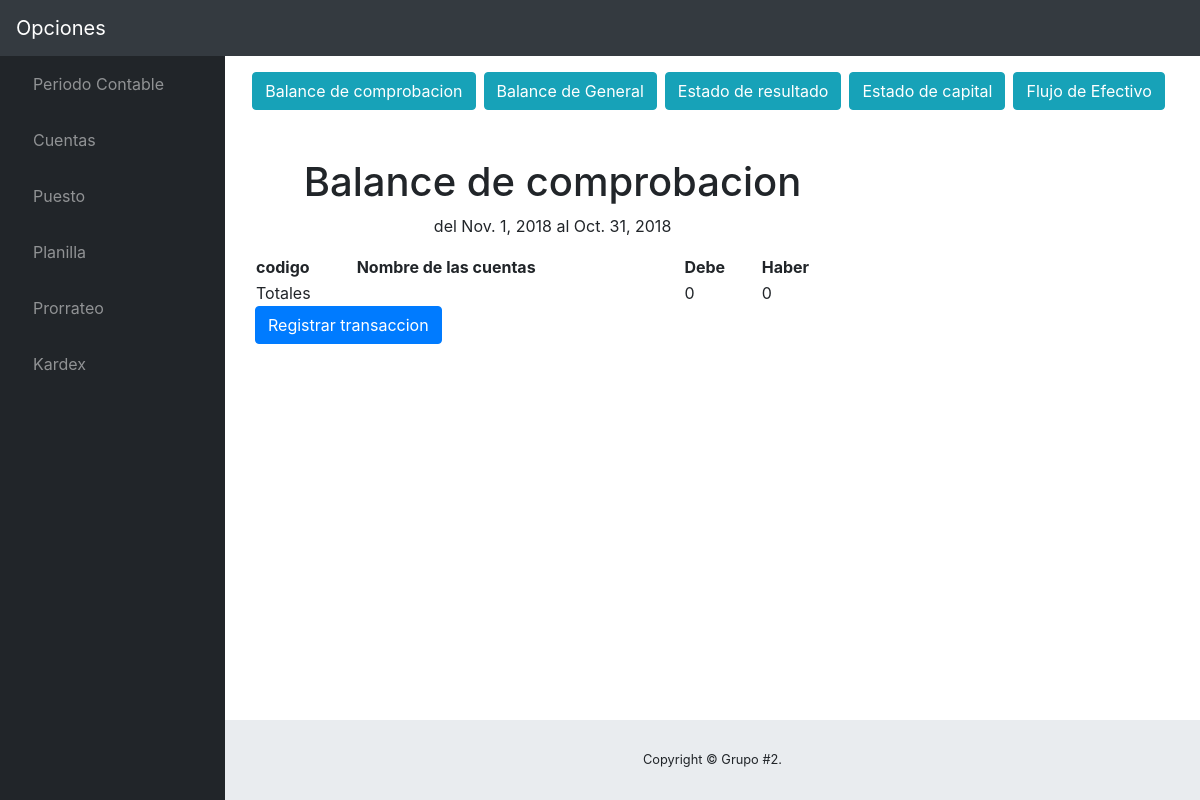
Before: /3/estados/ with the older database file.
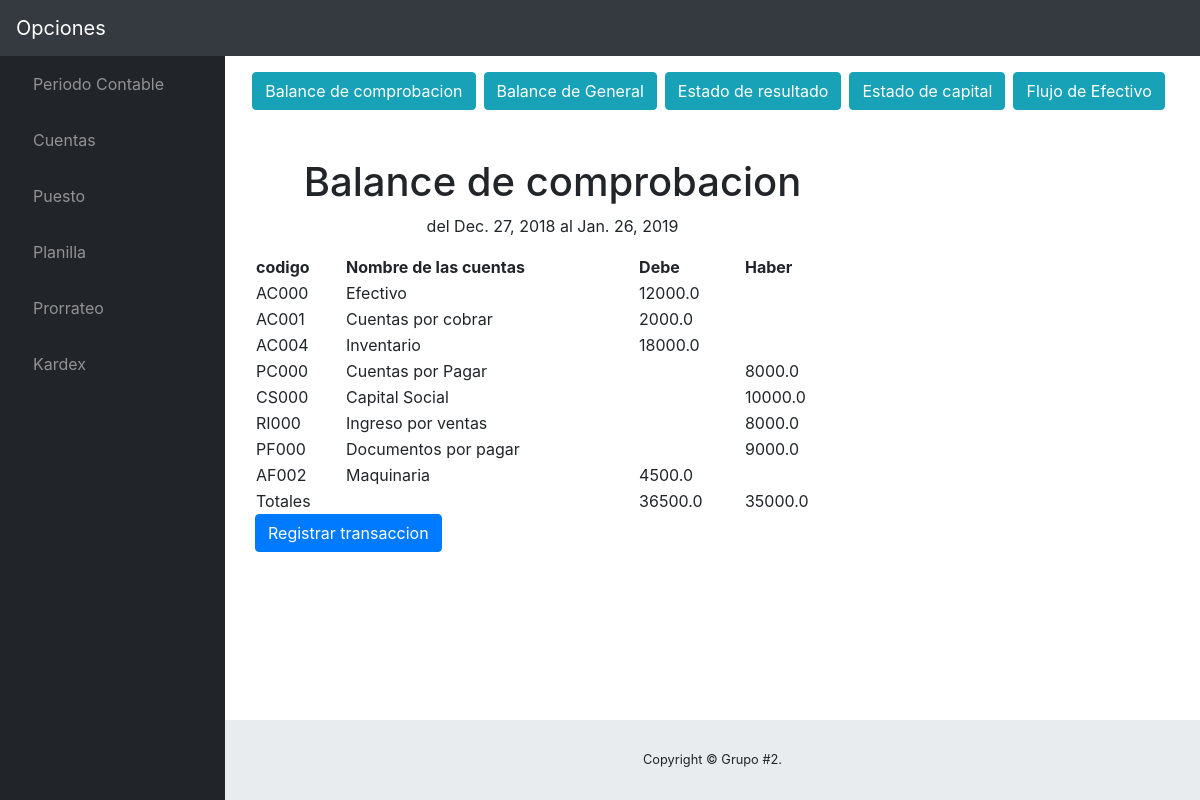
After: the same page with the newer database file.
### contable/models.py (models this page shows, shortened)
class PeriodoContable(models.Model):
	fecha_inicio = models.DateField()
	fecha_final = models.DateField()
	usr_aperturo = models.CharField(max_length=20, blank=False)
	usr_cerro = models.CharField(max_length=20, blank=True)
	activo = models.BooleanField(default=True)

class LibroMayor(models.Model):
	cuenta = models.CharField(max_length=100)
	codCuenta=models.CharField(max_length=10)
	saldoDeudor = models.FloatField()
	saldoAcreedor = models.FloatField()
	estado = models.BooleanField(default=True)
	periodo = models.ForeignKey(PeriodoContable, on_delete=models.CASCADE)
	saldo =models.FloatField(default=0.00)
	class Meta:
		verbose_name='LibroMayor'
		verbose_name_plural='LibroMayor'

### contable/views.py (the view)
# urls.py: url(r'^(?P<periodo_id>[0-9]+)/estados/$',estados, name='estados'),#Mostrar los estados financieros
def estados (request,periodo_id):
	template=loader.get_template('Main/estados.html')
	periodo= get_object_or_404(PeriodoContable,pk=periodo_id)
	cuentasT = LibroMayor.objects.filter(periodo=periodo)
	debe =0
	haber =0
	for t in periodo.libromayor_set.all() :
		t.saldo=t.saldoDeudor - t.saldoAcreedor
		if t.saldo < 0 :
			t.saldo = t.saldo*(-1)
			haber += t.saldo
		else :
			debe +=t.saldo
		t.save()
	iniciarCuenta('UT')
	util =0
	libR = LibroMayor.objects.filter(periodo=periodo,codCuenta__contains ='R')
	for t in libR :
		util += t.saldoAcreedor-t.saldoDeudor
	activoC = LibroMayor.objects.filter(periodo=periodo,codCuenta__contains='AC')
	activoF = LibroMayor.objects.filter(periodo=periodo,codCuenta__contains='AF')
	activoD = LibroMayor.objects.filter(periodo=periodo,codCuenta__contains='AD')
	activoK = LibroMayor.objects.filter(periodo=periodo,codCuenta__contains='AK')
	pasivoC = LibroMayor.objects.filter(periodo=periodo,codCuenta__contains='PC')
	pasivoF = LibroMayor.objects.filter(periodo=periodo,codCuenta__contains='PF')
	pasivoD = LibroMayor.objects.filter(periodo=periodo,codCuenta__contains='PD')
	mensajeBC='No cuadra'
	if debe==haber:
		mensajeBC='Felicidades balance de comprobacion cuadra exitosamente'
	capitalS = LibroMayor.objects.filter(periodo=periodo,codCuenta__contains='CS')
	totalCapiS =0
	for t in capitalS :
		totalCapiS += t.saldoAcreedor-t.saldoDeudor
	capitalI = LibroMayor.objects.filter(periodo=periodo,codCuenta__contains='CI')
	totalCapiI =0
	for t in capitalI :
		totalCapiI += t.saldoAcreedor-t.saldoDeudor
	capitalD = LibroMayor.objects.filter(periodo=periodo,codCuenta__contains='CD')
	totalCapiD =0
	for t in capitalD :
		totalCapiD += t.saldoAcreedor-t.saldoDeudor
	capital = LibroMayor.objects.filter(periodo=periodo,codCuenta__contains='C0000')
	totalCapi=util+totalCapiS+totalCapiI+totalCapiD
	AC = LibroMayor.objects.filter(periodo=periodo,codCuenta__contains ='AC')
	AC1=0
	for t in AC :
		AC1 += t.saldoDeudor-t.saldoAcreedor
	AF = LibroMayor.objects.filter(periodo=periodo,codCuenta__contains ='AF')
	AF1=0
	for t in AF :
		AF1 += t.saldoDeudor-t.saldoAcreedor
	AD = LibroMayor.objects.filter(periodo=periodo,codCuenta__contains ='AD')
	AD1=0
	for t in AD :
		AD1 += t.saldoDeudor-t.saldoAcreedor
	AK = LibroMayor.objects.filter(periodo=periodo,codCuenta__contains ='AK')
	AK1=0
	for t in AK :
		AK1 += t.saldoDeudor-t.saldoAcreedor
	P = LibroMayor.objects.filter(periodo=periodo,codCuenta__contains ='P')
	P1=0
	for t in P :
		P1 += t.saldoAcreedor-t.saldoDeudor
	capitalTotal=-AC1-AF1-AK1-AD1+P1+totalCapi
	print(capitalTotal)
	cuentaActual = False
	cuentaAnterior = False
	saldosActivos = []
	saldosPasivos = []
	if int(periodo_id) >= 2:
		cuentaActual = LibroMayor.objects.filter(periodo=periodo_id,codCuenta__contains='A').exclude(codCuenta__contains='AK')
		periodo_anterior = int(periodo_id) - 1
		cuentaAnterior = LibroMayor.objects.filter(periodo=periodo_anterior,codCuenta__contains='A').exclude(codCuenta__contains='AK')
		for c in cuentaActual:
			for c_a in cuentaAnterior:
				if c.codCuenta == c_a.codCuenta:
					saldoActual = c.saldo - c_a.saldo
					saldo={}
					saldo['codigo']=c.cuenta
					saldo['saldoActual']=saldoActual
					saldo['tipo']='operacion'
					saldosActivos.append(saldo)
		cuentaActual = LibroMayor.objects.filter(Q(codCuenta__contains='AK') | Q(codCuenta__contains='PC0')).filter(periodo=periodo_id)
		cuentaAnterior = LibroMayor.objects.filter(Q(codCuenta__contains='AK') | Q(codCuenta__contains='PC0')).filter(periodo=periodo_anterior)
		for c in cuentaActual:
			for c_a in cuentaAnterior:
				if c.codCuenta == c_a.codCuenta:
					saldoActual = c.saldo - c_a.saldo
					saldo={}
					saldo['codigo']=c.codCuenta
					saldo['saldoActual']=saldoActual
					saldo['tipo']='operacion'
					saldosPasivos.append(saldo)
	context ={
		'util':util,
		'periodo':periodo,
		'libR':libR,
		'cuenta':cuentasT,
		'debe':debe,
		'haber':haber,
		'mensaje':mensajeBC,
		'activoC':activoC,
		'activoF':activoF,
		'activoD':activoD,
		'activoK':activoK,
		'pasivoC':pasivoC,
		'pasivoF':pasivoF,
		'pasivoD':pasivoD,
		'capitalS':capitalS,
		'capitalI':capitalI,
		'capitalD':capitalD,
		'capital':capital,
		'totalCapi':totalCapi,
		'capitalTotal':capitalTotal,
		'cuentas': cuentaActual,
		'cuentas_ant': cuentaAnterior,
		'periodo_id': int(periodo_id),
		'variacionActivos': saldosActivos,
		'variacionPasivos': saldosPasivos,
	}
	return HttpResponse(template.render(context,request ))

### contable/inicializar.py (called while the page is built)
def iniciarCuenta(codigo):
	cuentas = Cuenta.objects.filter(codigo_cuenta__contains=codigo)
	pe = PeriodoContable.objects.all()
	p=len(pe)
	for cuenta in cuentas :
		try:
			libro = LibroMayor.objects.get(cuenta=cuenta.nom_cuenta)
		except (KeyError, LibroMayor.DoesNotExist):
			libro1 = LibroMayor()
			concepto = 'inicio'
			periodo = PeriodoContable.objects.get(id=p)
			libro1.periodo=periodo
			libro1.cuenta=cuenta.nom_cuenta
			libro1.codCuenta=cuenta.codigo_cuenta
			libro1.saldoDeudor=0
			libro1.saldoAcreedor=0
			libro1.estado=True
			libro1.save()
			diario =Diario()
			diario.mayor= libro1
			diario.codCuenta = cuenta.codigo_cuenta
			diario.descripcion='inicializacion'
			diario.fecha=date.today()
			diario.concepto=concepto
			diario.haber=0
			diario.debe=0
			libro1.saldoAcreedor = 0
			libro1.save()
			diario.save()

### contable/templates/Main/estados.html (shortened to what this page needs)
{% extends "Base/base.html" %}
{% block Contenido %}
<section class="container">
    <div class="row justify-content-center">
        <button class="btn btn-info mr-2" id="btn1" onclick="mostrar('bc')">Balance de comprobacion</button>
        <button class="btn btn-info mr-2" id="btn2" onclick="mostrar('bg')">Balance de General</button>
        <button class="btn btn-info mr-2" id="btn3" onclick="mostrar('er')">Estado de resultado</button>
        <button class="btn btn-info mr-2" id="btn4" onclick="mostrar('ec')">Estado de capital</button>
        <button class="btn btn-info mr-2" id="btn5" onclick="mostrar('flujoEfectivo')">Flujo de Efectivo</button>
    </div><br><br>
    <div class="tabla-0 row" style="width:90%;" id="bc">
        <div class="col-sm-12">
            <table class="tabla-1" style="width:75%;">
                <thead class="titulo-0 text-center"><h1 class="col-sm-9 text-center">Balance de comprobacion</h1>
                    <p class="col-sm-9 text-center">del {{periodo.fecha_inicio}} al {{periodo.fecha_final}}</p>
                </thead>
                <tr id="BC">
                    <th id="BC">codigo</th>
                    <th id="BC">Nombre de las cuentas</th>
                    <th id="BC">Debe</th>
                    <th id="BC">Haber</th>
                </tr>
                {% for libro in periodo.libromayor_set.all %}
                    {% if libro.cuenta == "Utilidad Neta" %}
                    {% else %}
                    <tr>
                        <td id="BC"> {{libro.codCuenta}} </td>
                        <td id="BC"> {{libro.cuenta}} </td>
                        {% if libro.saldoDeudor > libro.saldoAcreedor %}
                        <td id="BC"> {{libro.saldo}} </td>
                        <td id="BC"></td>
                        {% else %}
                        <td id="BC"></td>
                        <td id="BC"> {{libro.saldo}} </td>
                        {% endif %}
                    </tr>
                    {% endif %}
                {% endfor %}
                <tr>
                    <td colspan="2">Totales</td>
                    <td> {{debe}} </td>
                    <td> {{haber}} </td>
                </tr>
            </table>
        </div>
    </div>
    <a href="{% url 'contable:reg_transaccion' periodo.id %}" class="btn btn-primary">Registrar transaccion</a>
</section>
{% endblock Contenido %}

Changed rows visible on the page:
changed PeriodoContable: fecha_inicio "Nov. 1, 2018" → "Dec. 27, 2018"; fecha_final "Oct. 31, 2018" → "Jan. 26, 2019"
now on this page (row edited): LibroMayor: codCuenta "AC000", cuenta "Efectivo", saldo "12000.0"
now on this page (row edited): LibroMayor: codCuenta "AC001", cuenta "Cuentas por cobrar", saldo "2000.0"
now on this page (row edited): LibroMayor: codCuenta "AC004", cuenta "Inventario", saldo "18000.0"
now on this page (row edited): LibroMayor: codCuenta "PC000", cuenta "Cuentas por Pagar", saldo "8000.0"
now on this page (row edited): LibroMayor: codCuenta "CS000", cuenta "Capital Social", saldo "10000.0"
now on this page (row edited): LibroMayor: codCuenta "RI000", cuenta "Ingreso por ventas", saldo "8000.0"
now on this page (row edited): LibroMayor: codCuenta "PF000", cuenta "Documentos por pagar", saldo "9000.0"
now on this page (row edited): LibroMayor: codCuenta "AF002", cuenta "Maquinaria", saldo "4500.0"
Other visible differences:
{{ debe }}: "0" → "36500.0"
{{ haber }}: "0" → "35000.0"
